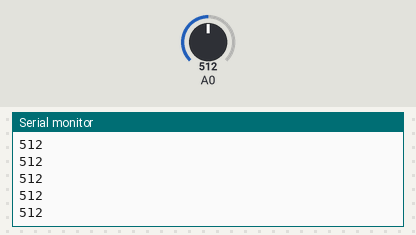
The sketch below on a simulated Arduino Uno, built with avr-gcc and run on an emulated ATmega328P. On the bench: the last lines printed to the serial monitor. The test bench sets the inputs (shaded band); at power-on: A0 = 512.

Above: at 1.2 s.
1.3 s: A0 set to 716
At 1.31 s:
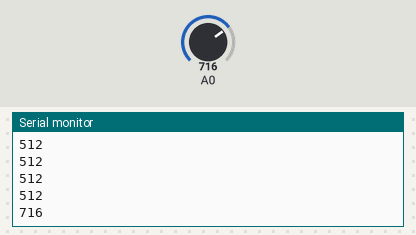
2.8 s: A0 set to 900
At 2.81 s:
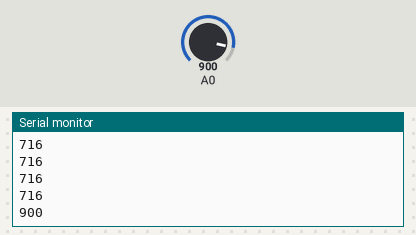
Timing chart, 0 to 5.8 s (numbered marks = the images above; inputs shaded):
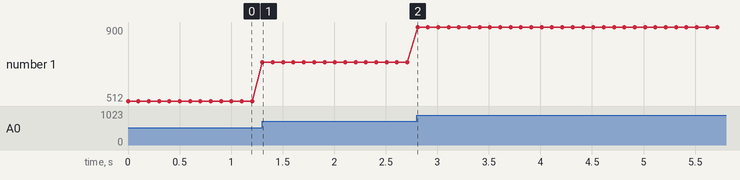

The sketch:

chapterAppendix-list2.ino
```cpp
void setup() {
  Serial.begin(115200);
}

void loop() {
  int val = analogRead(0);
  Serial.println(val);
  delay(100);
}
```

Measured:
- after the input at 1.3 s, the serial monitor: prints a new line at once (image 1)
- after the input at 2.8 s, the serial monitor: prints a new line at once (image 2)
- plotted number 1: 512 → 716 after the input at 1.3 s, 716 → 900 after the input at 2.8 s
